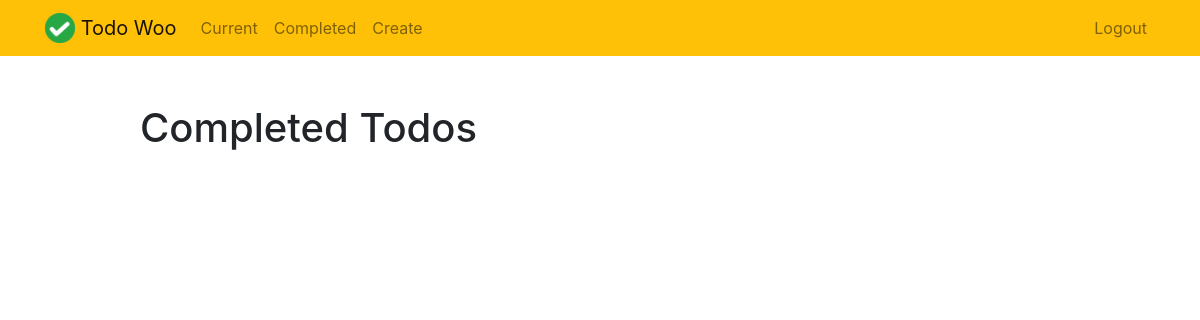
The app's page /completed/ (signed in), older data.
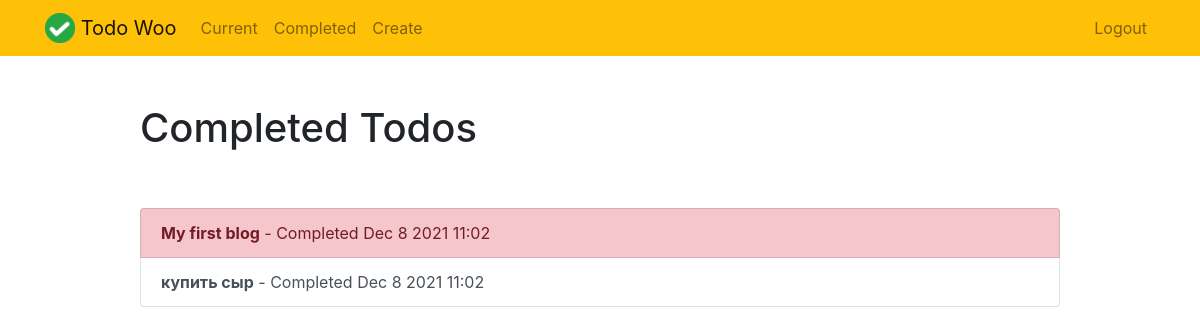
The same page, newer data.
### todo/models.py (models this page shows, shortened)
class Todo(models.Model):
    title = models.CharField(max_length=100)
    memo = models.TextField(blank=True)
    created = models.DateTimeField(auto_now_add=True)
    datecompleted = models.DateTimeField(null=True, blank=True)
    important = models.BooleanField(default=False)
    user = models.ForeignKey(User, on_delete=models.CASCADE)

### todo/views.py (the view)
# urls.py: path('completed/', views.completedtodos, name='completedtodos'),
@login_required
def completedtodos(request):
    todos = Todo.objects.filter(user=request.user, datecompleted__isnull=False).order_by('-datecompleted')
    return render(request, 'todo/completedtodos.html', {'todos': todos})

### todo/templates/todo/completedtodos.html
{% extends "todo/base.html" %}
{% block content %}
    <div class="row justify-content-center mt-5">
        <div class="col-md-10">
            <h1>Completed Todos</h1>
        </div>
    </div>
    <div class="row justify-content-center mt-5">
        <div class="col-md-10">
            <div class="list-group">
                {% for todo in todos %}
                    <a href="{% url 'viewtodo' todo.id %}" class="list-group-item list-group-item-action{% if todo.important %} list-group-item-danger{% endif %}"><b>{{ todo.title }}</b> - Completed {{ todo.datecompleted|date:'M j Y H:i' }}</a>
                {% endfor %}
            </div>
        </div>
    </div>
{% endblock %}

### todo/templates/todo/base.html (shortened to what this page needs)
{% load static %}
<!doctype html>
<html lang="en">
<head>
    <link rel="stylesheet" href="https://stackpath.bootstrapcdn.com/bootstrap/4.4.1/css/bootstrap.min.css">
</head>
<body>
<nav class="navbar navbar-expand-md navbar-light bg-warning">
<div class="container">
    <a class="navbar-brand" href="{% url 'home' %}">
         <img src="{% static 'todo/logo.png' %}" width="30" height="30" class="d-inline-block align-top">
        <span>Todo Woo</span>
    </a>
    <div class="collapse navbar-collapse" id="navbarNav">
    {% if user.is_authenticated %}
        <ul class="navbar-nav mr-auto">
                <li class="nav-item {{ current }}">
                    <a class="nav-link" href="{% url 'currenttodos' %}">Current</a>
                </li>
                <li class="nav-item {{ completed }}">
                    <a class="nav-link" href="{% url 'completedtodos' %}">Completed</a>
                </li>
                <li class="nav-item {{ create }}">
                    <a class="nav-link" href="{% url 'createtodo' %}">Create</a>
                </li>
        </ul>
    {% endif %}
    <ul class="navbar-nav ml-auto">
            {% if user.is_authenticated %}
                <li class="nav-item">
                    <a href="#" onclick="$('#signOutBtn').click()" class="nav-link">Logout</a>
                </li>
            {% endif %}
        </ul>
    </div>
</div>
</nav>
<div class="container">
{% block content %}{% endblock %}
</div>
</body>
</html>

Row changes from the older to the newer data that the page shows:
added Todo: title "My first blog", datecompleted "Dec 8 2021 11:02", important True (drawn)
added Todo: title "купить сыр", datecompleted "Dec 8 2021 11:02", important False (drawn)
